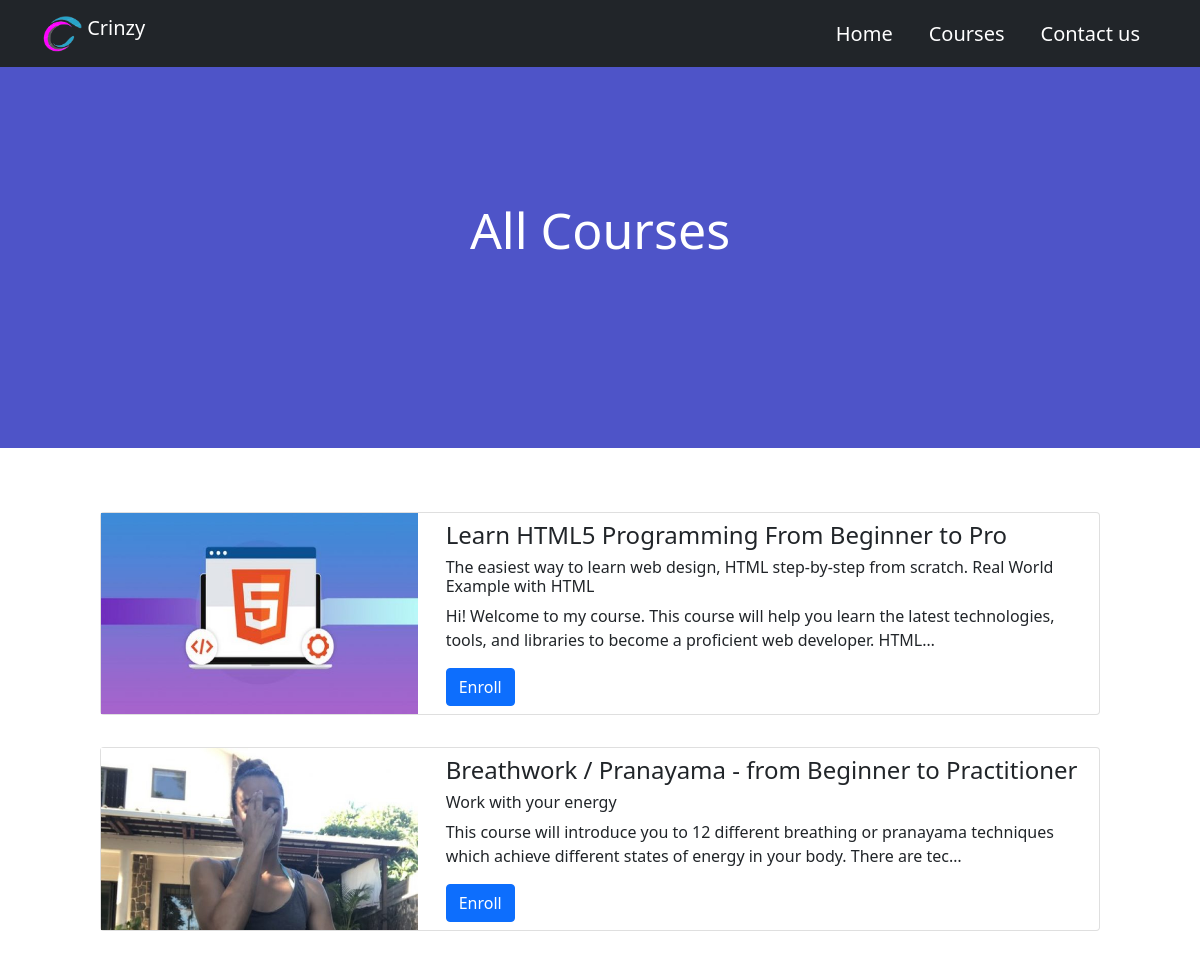
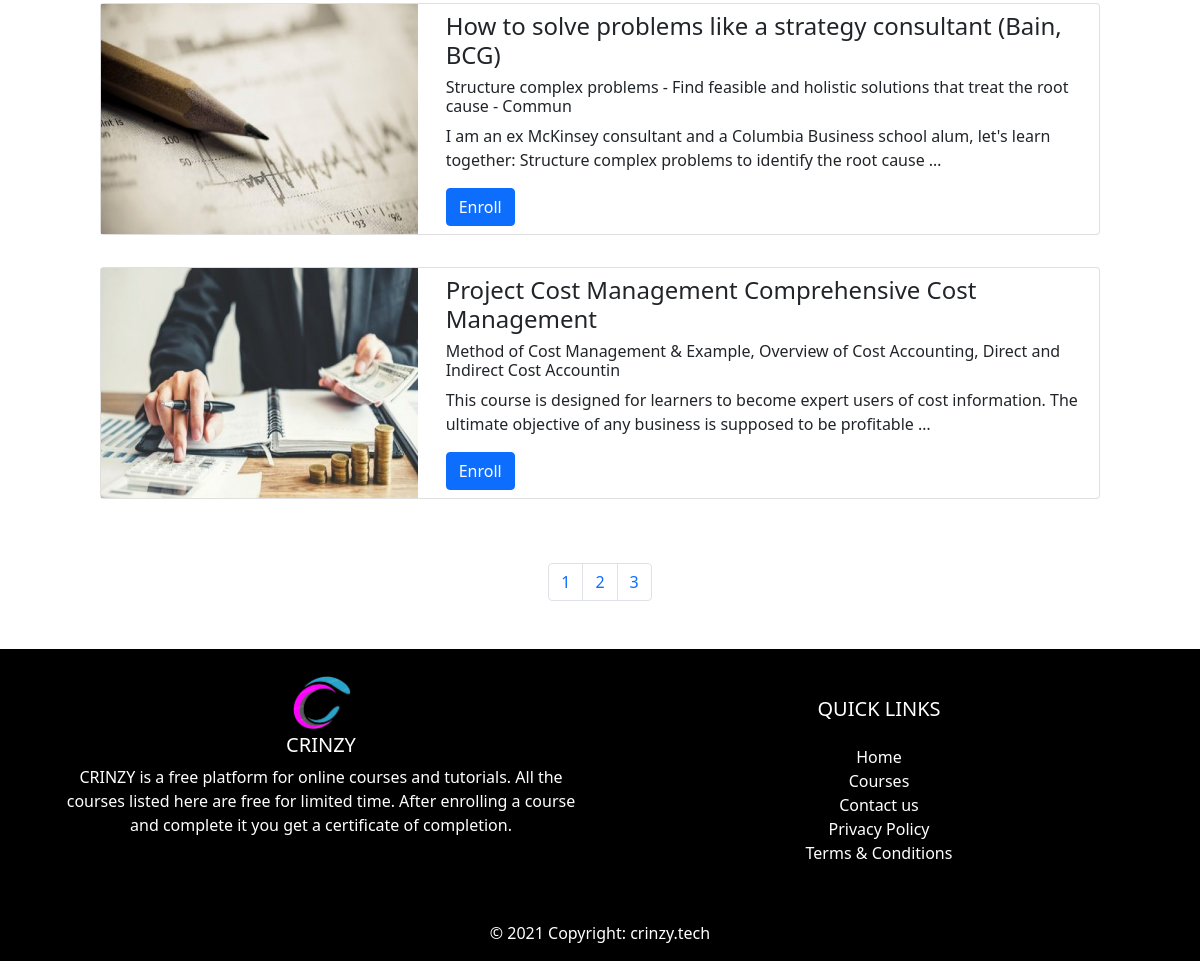
Screenshot of /3/ with the database file from the repository (2 pictures, top to bottom).
### mainpage/models.py (models this page shows, shortened)
class Courses(models.Model):
    title = models.TextField()
    subtitle = models.TextField(default = "")
    description = models.TextField()
    image = models.ImageField(upload_to = 'img/images/')
    url = models.URLField(blank = True)
    popular = models.BooleanField(default = False)
    dateofcourse = models.DateTimeField(default = datetime.now())

### mainpage/views.py (the view)
# urls.py: path('<int:tin>/',views.moretest,name = 'moretest'),
def moretest(request,tin):
    n = len(Courses.objects.all())
    con = Courses.objects.all()[::-1]
    p = int(n/3)
    if tin ==1:
        course = con[:p+1]
    if tin ==2:
        course = con[p+1:p*2+1]
    if tin ==3:
        course = con[p*2+1:]
    return render(request,'resources/test2.html',{'course' : course,"data":dat})

### mainpage/templates/resources/test2.html (shortened to what this page needs)
{% extends 'resources/basic.html' %} {% block content %} {% load static %}
<div class="back-hd">
    <div class="context">
        <h1> All Courses</h1>
    </div>
    <div class="area">
        <ul class="circles">
        </ul>
    </div>
</div>
<div class="container-fluid my-5">
    {% for cour in course %}
    <div class="container-fluid py-3">
        <div class="card mx-auto" data-aos="fade-up">
            <div class="row ">
                <div class="col-md-6 col-lg-4">
                    <img src="{{ cour.image.url }}" class="w-100 h-100">
                </div>
                <div class="col-md-6 col-lg-8  py-2">
                    <div class="card-block px-1">
                        <h4 class="card-title">{{ cour.title }}</h4>
                        <h6 class="card-title">{{ cour.subtitle }}</h6>
                        <p class="card-text">{{ cour.description|safe|truncatechars:150 }}</p>
                        <a href="{%url 'blog' cour.id %}#courses" class="btn btn-primary">Enroll</a>
                    </div>
                </div>
            </div>
        </div>
    </div>
    {% endfor %}
</div>
<div class="container mx-auto mb-5 ">
    <ul class="pagination ">
        <li class="page-item"><a class="page-link" href="{% url 'moretest' 1 %}">1</a></li>
        <li class="page-item"><a class="page-link" href="{% url 'moretest' 2 %}">2</a></li>
        <li class="page-item"><a class="page-link" href="{% url 'moretest' 3 %}">3</a></li>
    </ul>
</div>
{% endblock %}

### mainpage/static/main.css (style rules this page uses)
.card { max-width: 1000px!important; }
.pagination { justify-content: center; }
.context { width: 100%; position: absolute; top: 25vh; }
.context h1 { text-align: center; color: #fff; font-size: 50px; }
.area { background: #4e54c8; background: -webkit-linear-gradient(to left, #8f94fb, #4e54c8); width: 100%; height: 50vh; }
.circles { position: absolute; top: 0; left: 0; width: 100%; height: 100%; overflow: hidden; }

### rows the page displays
Courses: image (picture), title "Learn HTML5 Programming From Beginner to Pro", subtitle "The easiest way to learn web design, HTML step-by-step from scratch. Real World Example with HTML", description "Hi! Welcome to my course. This course will help you learn the latest technologies, tools, and libraries to become a proficient web developer. HTML…"
Courses: image (picture), title "Breathwork / Pranayama - from Beginner to Practitioner", subtitle "Work with your energy", description "This course will introduce you to 12 different breathing or pranayama techniques which achieve different states of energy in your body. There are tec…"
Courses: image (picture), title "How to solve problems like a strategy consultant (Bain, BCG)", subtitle "Structure complex problems - Find feasible and holistic solutions that treat the root cause - Commun", description "I am an ex McKinsey consultant and a Columbia Business school alum, let's learn together: Structure complex problems to identify the root cause …"
Courses: image (picture), title "Project Cost Management Comprehensive Cost Management", subtitle "Method of Cost Management & Example, Overview of Cost Accounting, Direct and Indirect Cost Accountin", description "This course is designed for learners to become expert users of cost information. The ultimate objective of any business is supposed to be profitable …"
